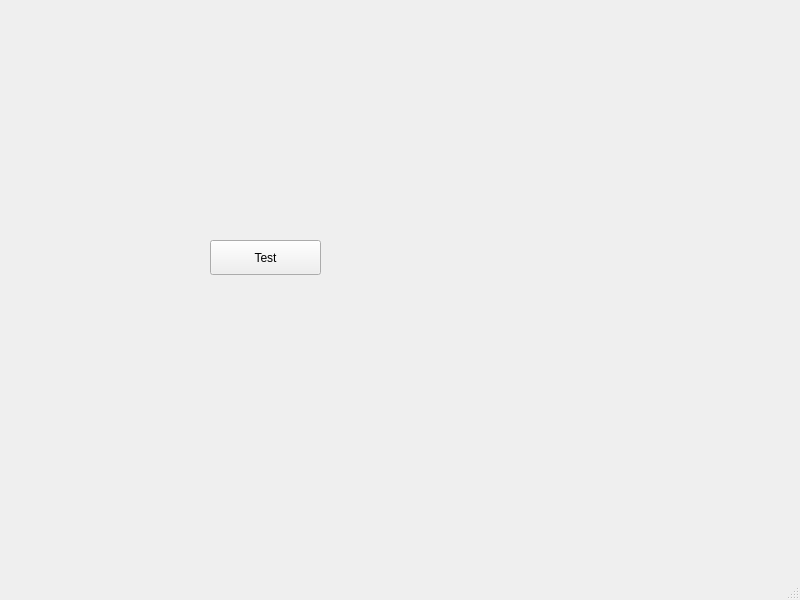
<?xml version="1.0" encoding="UTF-8"?>
<ui version="4.0">
 <class>MainWindow</class>
 <widget class="QMainWindow" name="MainWindow">
  <property name="geometry">
   <rect>
    <x>0</x>
    <y>0</y>
    <width>800</width>
    <height>600</height>
   </rect>
  </property>
  <property name="windowTitle">
   <string>MyWindowsApp</string>
  </property>
  <widget class="QWidget" name="centralwidget">
   <widget class="QPushButton" name="testPushButton">
    <property name="geometry">
     <rect>
      <x>210</x>
      <y>240</y>
      <width>111</width>
      <height>35</height>
     </rect>
    </property>
    <property name="text">
     <string>Test</string>
    </property>
   </widget>
  </widget>
  <widget class="QMenuBar" name="menubar">
   <property name="geometry">
    <rect>
     <x>0</x>
     <y>0</y>
     <width>800</width>
     <height>25</height>
    </rect>
   </property>
  </widget>
  <widget class="QStatusBar" name="statusbar"/>
 </widget>
 <resources/>
 <connections/>
</ui>
